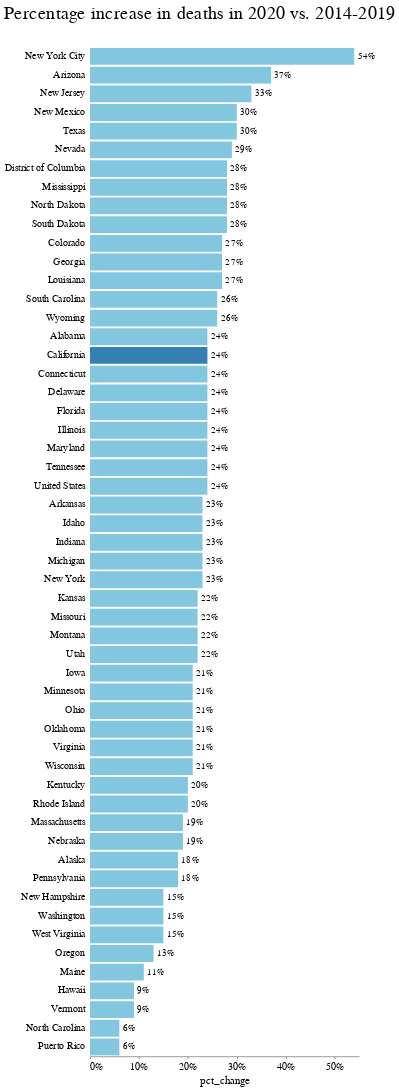

Notebook cell for this chart:
### Code cell
viz

### Figure 1 — Vega-Lite specification as saved in the notebook (floating-point values rounded to 4 significant figures)
{"config": {"view": {"width": 800, "height": 450, "strokeOpacity": 0}, "background": "#ffffff", "title": {"anchor": "start", "font": "Benton Gothic Bold, sans", "fontColor": "#000000", "fontSize": 22, "fontWeight": "normal"}, "arc": {"fill": "#82c6df"}, "area": {"fill": "#82c6df"}, "line": {"stroke": "#82c6df", "strokeWidth": 3}, "path": {"stroke": "#82c6df"}, "rect": {"fill": "#82c6df"}, "shape": {"stroke": "#82c6df"}, "bar": {"fill": "#82c6df"}, "point": {"stroke": "#82c6df"}, "symbol": {"fill": "#82c6df", "size": 30}, "axis": {"titleFont": "Benton Gothic Bold, sans", "titleFontSize": 13, "titleFontWeight": "normal", "labelFont": "Benton Gothic, sans", "labelFontSize": 11.5, "labelFontWeight": "normal"}, "axisX": {"labelAngle": 0, "labelPadding": 4, "tickSize": 3}, "axisY": {"labelBaseline": "middle", "maxExtent": 45, "minExtent": 45, "tickSize": 2, "titleAlign": "left", "titleAngle": 0, "titleX": -45, "titleY": -11}, "legend": {"titleFont": "Benton Gothic Bold, sans", "titleFontSize": 13, "titleFontWeight": "normal", "symbolType": "square", "labelFont": "Benton Gothic, sans", "labelFontSize": 11.5}, "range": {"category": ["#3580b1", "#ec8431", "#ab7fb4", "#c89d29", "#adc839", "#829eb1"], "diverging": ["#e68a4f", "#f4bb6a", "#f9e39c", "#dadfe2", "#a6b7c6", "#849eae"], "heatmap": ["#fbf2c7", "#f9e39c", "#f8d36e", "#f4bb6a", "#e68a4f", "#d15a40", "#ab4232"], "ordinal": ["#fbf2c7", "#f9e39c", "#f8d36e", "#f4bb6a", "#e68a4f", "#d15a40", "#ab4232"], "ramp": ["#fbf2c7", "#f9e39c", "#f8d36e", "#f4bb6a", "#e68a4f", "#d15a40", "#ab4232"]}}, "layer": [{"mark": "bar", "encoding": {"color": {"condition": {"value": "#3580b1", "test": "(datum.jurisdiction_of_occurrence === 'California')"}, "value": "#82c6df"}, "x": {"type": "quantitative", "axis": {"format": "%", "grid": false, "tickCount": 6}, "field": "pct_change"}, "y": {"type": "ordinal", "axis": {"domainOpacity": 0, "gridColor": "#dddddd", "gridWidth": 0.6, "offset": 4, "tickCount": 4, "tickSize": 0}, "field": "jurisdiction_of_occurrence", "sort": "-x", "title": " "}}}, {"mark": {"type": "text", "align": "left", "baseline": "middle", "dx": 4}, "encoding": {"text": {"type": "quantitative", "field": "pct_change", "format": ".0%"}, "x": {"type": "quantitative", "field": "pct_change"}, "y": {"type": "ordinal", "axis": {"domainOpacity": 0, "gridColor": "#dddddd", "gridWidth": 0.6, "offset": 4, "tickCount": 4, "tickSize": 0}, "field": "jurisdiction_of_occurrence", "sort": "-x", "title": " "}}}], "data": {"name": "data-c08ab3c52bdb0f1148312c6f195bf8c6"}, "height": 1200, "title": "Percentage increase in deaths in 2020 vs. 2014-2019", "width": 320, "$schema": "https://vega.github.io/schema/vega-lite/v4.0.2.json", "datasets": {"data-c08ab3c52bdb0f1148312c6f195bf8c6": [{"jurisdiction_of_occurrence": "Alabama", "2014_2019_avg": 51730.0, "2020": 64270.0, "pct_change": 0.24}, {"jurisdiction_of_occurrence": "Alaska", "2014_2019_avg": 4267.0, "2020": 5048.0, "pct_change": 0.18}, {"jurisdiction_of_occurrence": "Arizona", "2014_2019_avg": 56930.0, "2020": 78220.0, "pct_change": 0.37}, {"jurisdiction_of_occurrence": "Arkansas", "2014_2019_avg": 31300.0, "2020": 38350.0, "pct_change": 0.23}, {"jurisdiction_of_occurrence": "California", "2014_2019_avg": 262300.0, "2020": 326100.0, "pct_change": 0.24}, {"jurisdiction_of_occurrence": "Colorado", "2014_2019_avg": 38100.0, "2020": 48240.0, "pct_change": 0.27}, {"jurisdiction_of_occurrence": "Connecticut", "2014_2019_avg": 30970.0, "2020": 38310.0, "pct_change": 0.24}, {"jurisdiction_of_occurrence": "Delaware", "2014_2019_avg": 8944.0, "2020": 11080.0, "pct_change": 0.24}, {"jurisdiction_of_occurrence": "District of Columbia", "2014_2019_avg": 5900.0, "2020": 7542.0, "pct_change": 0.28}, {"jurisdiction_of_occurrence": "Florida", "2014_2019_avg": 199400.0, "2020": 246400.0, "pct_change": 0.24}, {"jurisdiction_of_occurrence": "Georgia", "2014_2019_avg": 82490.0, "2020": 104500.0, "pct_change": 0.27}, {"jurisdiction_of_occurrence": "Hawaii", "2014_2019_avg": 11240.0, "2020": 12200.0, "pct_change": 0.09}, {"jurisdiction_of_occurrence": "Idaho", "2014_2019_avg": 13520.0, "2020": 16680.0, "pct_change": 0.23}, {"jurisdiction_of_occurrence": "Illinois", "2014_2019_avg": 104800.0, "2020": 130400.0, "pct_change": 0.24}, {"jurisdiction_of_occurrence": "Indiana", "2014_2019_avg": 64560.0, "2020": 79440.0, "pct_change": 0.23}, {"jurisdiction_of_occurrence": "Iowa", "2014_2019_avg": 29760.0, "2020": 36130.0, "pct_change": 0.21}, {"jurisdiction_of_occurrence": "Kansas", "2014_2019_avg": 25920.0, "2020": 31550.0, "pct_change": 0.22}, {"jurisdiction_of_occurrence": "Kentucky", "2014_2019_avg": 47160.0, "2020": 56400.0, "pct_change": 0.2}, {"jurisdiction_of_occurrence": "Louisiana", "2014_2019_avg": 45090.0, "2020": 57330.0, "pct_change": 0.27}, {"jurisdiction_of_occurrence": "Maine", "2014_2019_avg": 14270.0, "2020": 15850.0, "pct_change": 0.11}, {"jurisdiction_of_occurrence": "Maryland", "2014_2019_avg": 48600.0, "2020": 60500.0, "pct_change": 0.24}, {"jurisdiction_of_occurrence": "Massachusetts", "2014_2019_avg": 58570.0, "2020": 69880.0, "pct_change": 0.19}, {"jurisdiction_of_occurrence": "Michigan", "2014_2019_avg": 95430.0, "2020": 116900.0, "pct_change": 0.23}, {"jurisdiction_of_occurrence": "Minnesota", "2014_2019_avg": 43580.0, "2020": 52900.0, "pct_change": 0.21}, {"jurisdiction_of_occurrence": "Mississippi", "2014_2019_avg": 31140.0, "2020": 39780.0, "pct_change": 0.28}, {"jurisdiction_of_occurrence": "Missouri", "2014_2019_avg": 63070.0, "2020": 77260.0, "pct_change": 0.22}, {"jurisdiction_of_occurrence": "Montana", "2014_2019_avg": 9977.0, "2020": 12170.0, "pct_change": 0.22}, {"jurisdiction_of_occurrence": "Nebraska", "2014_2019_avg": 16820.0, "2020": 19980.0, "pct_change": 0.19}, {"jurisdiction_of_occurrence": "Nevada", "2014_2019_avg": 24600.0, "2020": 31800.0, "pct_change": 0.29}, {"jurisdiction_of_occurrence": "New Hampshire", "2014_2019_avg": 11990.0, "2020": 13730.0, "pct_change": 0.15}, {"jurisdiction_of_occurrence": "New Jersey", "2014_2019_avg": 72600.0, "2020": 96740.0, "pct_change": 0.33}, {"jurisdiction_of_occurrence": "New Mexico", "2014_2019_avg": 17830.0, "2020": 23090.0, "pct_change": 0.3}, {"jurisdiction_of_occurrence": "New York", "2014_2019_avg": 98810.0, "2020": 121200.0, "pct_change": 0.23}, {"jurisdiction_of_occurrence": "New York City", "2014_2019_avg": 53930.0, "2020": 83070.0, "pct_change": 0.54}, {"jurisdiction_of_occurrence": "North Carolina", "2014_2019_avg": 92090.0, "2020": 97950.0, "pct_change": 0.06}, {"jurisdiction_of_occurrence": "North Dakota", "2014_2019_avg": 6990.0, "2020": 8952.0, "pct_change": 0.28}, {"jurisdiction_of_occurrence": "Ohio", "2014_2019_avg": 120700.0, "2020": 145900.0, "pct_change": 0.21}, {"jurisdiction_of_occurrence": "Oklahoma", "2014_2019_avg": 38800.0, "2020": 47010.0, "pct_change": 0.21}, {"jurisdiction_of_occurrence": "Oregon", "2014_2019_avg": 35980.0, "2020": 40820.0, "pct_change": 0.13}, {"jurisdiction_of_occurrence": "Pennsylvania", "2014_2019_avg": 134300.0, "2020": 158800.0, "pct_change": 0.18}, {"jurisdiction_of_occurrence": "Puerto Rico", "2014_2019_avg": 29440.0, "2020": 31340.0, "pct_change": 0.06}, {"jurisdiction_of_occurrence": "Rhode Island", "2014_2019_avg": 10300.0, "2020": 12330.0, "pct_change": 0.2}, {"jurisdiction_of_occurrence": "South Carolina", "2014_2019_avg": 47620.0, "2020": 60000.0, "pct_change": 0.26}, {"jurisdiction_of_occurrence": "South Dakota", "2014_2019_avg": 8017.0, "2020": 10260.0, "pct_change": 0.28}, {"jurisdiction_of_occurrence": "Tennessee", "2014_2019_avg": 72340.0, "2020": 89690.0, "pct_change": 0.24}, {"jurisdiction_of_occurrence": "Texas", "2014_2019_avg": 197100.0, "2020": 257000.0, "pct_change": 0.3}, {"jurisdiction_of_occurrence": "United States", "2014_2019_avg": 2765000.0, "2020": 3420000.0, "pct_change": 0.24}, {"jurisdiction_of_occurrence": "Utah", "2014_2019_avg": 18420.0, "2020": 22500.0, "pct_change": 0.22}, {"jurisdiction_of_occurrence": "Vermont", "2014_2019_avg": 5710.0, "2020": 6252.0, "pct_change": 0.09}, {"jurisdiction_of_occurrence": "Virginia", "2014_2019_avg": 66390.0, "2020": 80650.0, "pct_change": 0.21}, {"jurisdiction_of_occurrence": "Washington", "2014_2019_avg": 55500.0, "2020": 63850.0, "pct_change": 0.15}, {"jurisdiction_of_occurrence": "West Virginia", "2014_2019_avg": 22340.0, "2020": 25760.0, "pct_change": 0.15}, {"jurisdiction_of_occurrence": "Wisconsin", "2014_2019_avg": 52130.0, "2020": 63320.0, "pct_change": 0.21}, {"jurisdiction_of_occurrence": "Wyoming", "2014_2019_avg": 4477.0, "2020": 5625.0, "pct_change": 0.26}]}}
